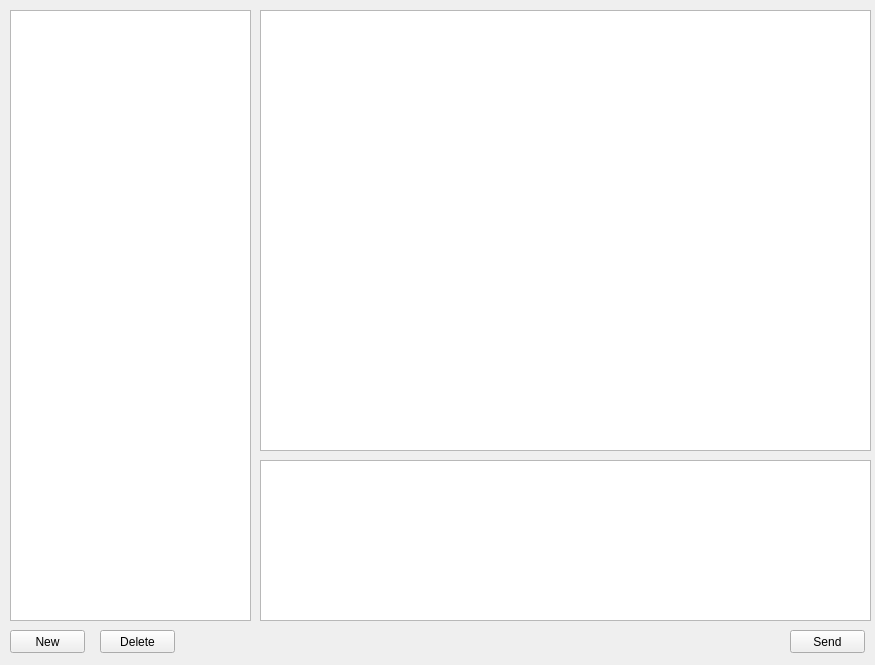
<?xml version="1.0" encoding="UTF-8"?>
<ui version="4.0">
 <class>Form</class>
 <widget class="QWidget" name="Form">
  <property name="geometry">
   <rect>
    <x>0</x>
    <y>0</y>
    <width>875</width>
    <height>665</height>
   </rect>
  </property>
  <property name="windowTitle">
   <string>Form</string>
  </property>
  <property name="windowIcon">
   <iconset>
    <normaloff>icon/telegram.png</normaloff>icon/telegram.png</iconset>
  </property>
  <widget class="QTextEdit" name="textEdit">
   <property name="geometry">
    <rect>
     <x>260</x>
     <y>460</y>
     <width>611</width>
     <height>161</height>
    </rect>
   </property>
  </widget>
  <widget class="QListWidget" name="conversationList">
   <property name="geometry">
    <rect>
     <x>260</x>
     <y>10</y>
     <width>611</width>
     <height>441</height>
    </rect>
   </property>
  </widget>
  <widget class="QPushButton" name="newButton">
   <property name="geometry">
    <rect>
     <x>10</x>
     <y>630</y>
     <width>75</width>
     <height>23</height>
    </rect>
   </property>
   <property name="text">
    <string>New</string>
   </property>
  </widget>
  <widget class="QPushButton" name="deleteButton">
   <property name="geometry">
    <rect>
     <x>100</x>
     <y>630</y>
     <width>75</width>
     <height>23</height>
    </rect>
   </property>
   <property name="text">
    <string>Delete</string>
   </property>
  </widget>
  <widget class="QPushButton" name="sendButton">
   <property name="geometry">
    <rect>
     <x>790</x>
     <y>630</y>
     <width>75</width>
     <height>23</height>
    </rect>
   </property>
   <property name="text">
    <string>Send</string>
   </property>
  </widget>
  <widget class="QListWidget" name="contactList">
   <property name="geometry">
    <rect>
     <x>10</x>
     <y>10</y>
     <width>241</width>
     <height>611</height>
    </rect>
   </property>
  </widget>
 </widget>
 <resources/>
 <connections/>
</ui>
